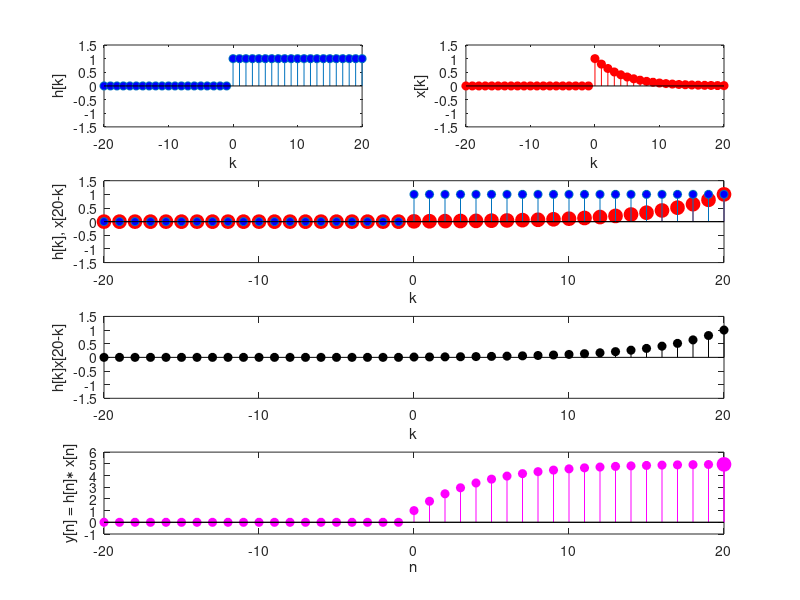

Recreate this plot in MATLAB.
clear all
close all
clc

N = 20;
k = -N:N;
alpha = 0.8;
x = [zeros(1,N) alpha.^k(end-N:end)];
h = [zeros(1,N) ones(1,N+1)];

y = [];
figure
i = 1;
for n = -N:N
    subplot(4,2,1)
    stem(k,h,'MarkerFaceColor','blue'), axis([-N N -1.5 1.5]), xlabel('k'), ylabel('h[k]')
    subplot(4,2,2)
    stem(k,x,'r','MarkerFaceColor','red'), axis([-N N -1.5 1.5]), xlabel('k'), ylabel('x[k]')
  
    if n<0
        subplot(4,2,[3,4])
        stem(k,[x(end-abs(n):-1:1) zeros(1,abs(n))],'r','MarkerFaceColor','red','MarkerSize',10), hold on,
        stem(k,h,'MarkerFaceColor','blue'), axis([-N N -1.5 1.5]), xlabel('k'), ylabel(sprintf('h[k], x[%i-k]',n))
        hold off
        subplot(4,2,[5,6])
        stem(k,h.*[x(end-abs(n):-1:1) zeros(1,abs(n))],'k','MarkerFaceColor','black'), axis([-N N -1.5 1.5])
        xlabel('k'), ylabel(sprintf('h[k]x[%i-k]',n))
        subplot(4,2,[7,8])
        y = [y sum(h.*[x(end-abs(n):-1:1) zeros(1,abs(n))])];
        stem(k,[y NaN(1,2*N+1-i)],'m','MarkerFaceColor','magenta'), hold on,
        stem(k(i),y(end),'m','MarkerFaceColor','magenta','MarkerSize',10),
        axis([-N N -1 1/(1-alpha)+1]), xlabel('n'), ylabel('y[n] = h[n]\ast x[n]')
    else
        subplot(4,2,[3,4])
        stem(k,[zeros(1,n) x(end:-1:1+n) ],'r','MarkerFaceColor','red','MarkerSize',10), hold on,
        stem(k,h,'MarkerFaceColor','blue'), axis([-N N -1.5 1.5]), xlabel('k'), ylabel(sprintf('h[k], x[%i-k]',n))
        hold off 
        subplot(4,2,[5,6])
        stem(k,h.*[zeros(1,n) x(end:-1:1+n)],'k','MarkerFaceColor','black'), axis([-N N -1.5 1.5])
        xlabel('k'), ylabel(sprintf('h[k]x[%i-k]',n))
        subplot(4,2,[7,8])
        y = [y sum(h.*[zeros(1,n) x(end:-1:1+n)])];
        stem(k,[y NaN(1,2*N+1-i)],'m','MarkerFaceColor','magenta'), hold on,
        stem(k(i),y(end),'m','MarkerFaceColor','magenta','MarkerSize',10),
        axis([-N N -1 1/(1-alpha)+1]), xlabel('n'), ylabel('y[n] = h[n]\ast x[n]')
    end
    hold off
    pause
    i = i + 1;
end
